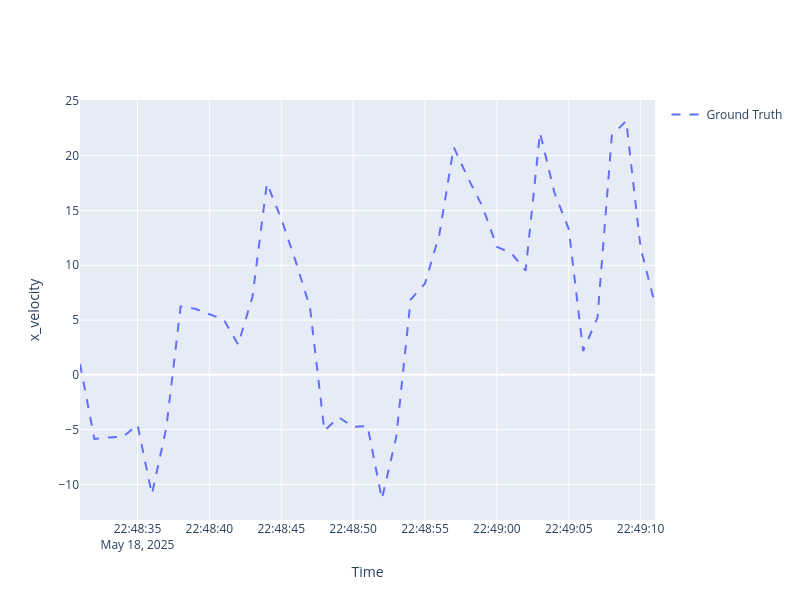

Source (notebook cell):
### Markdown cell above
1D plotting capabilities and smoother uncertainties

Plotting a single 1D component against time is also possible in Stone Soup by setting the dimension parameter equal to Dimension.ONE.

These plots may provide a clearer insight into how the underlying process evolves over time and 
(as we will see later), how the output for each smoothing classes differ.

### Code cell
# Alongside the 2D position plot, we will look at a 1D plot of the x-velocity component, using mapping=[1]. 
x_vel_plotter= Plotterly(autosize=False, width=800,height=600,dimension=Dimension.ONE, axis_labels=['Time','x_velocity'])
x_vel_plotter.plot_ground_truths(truth, [1])
x_vel_plotter.fig
